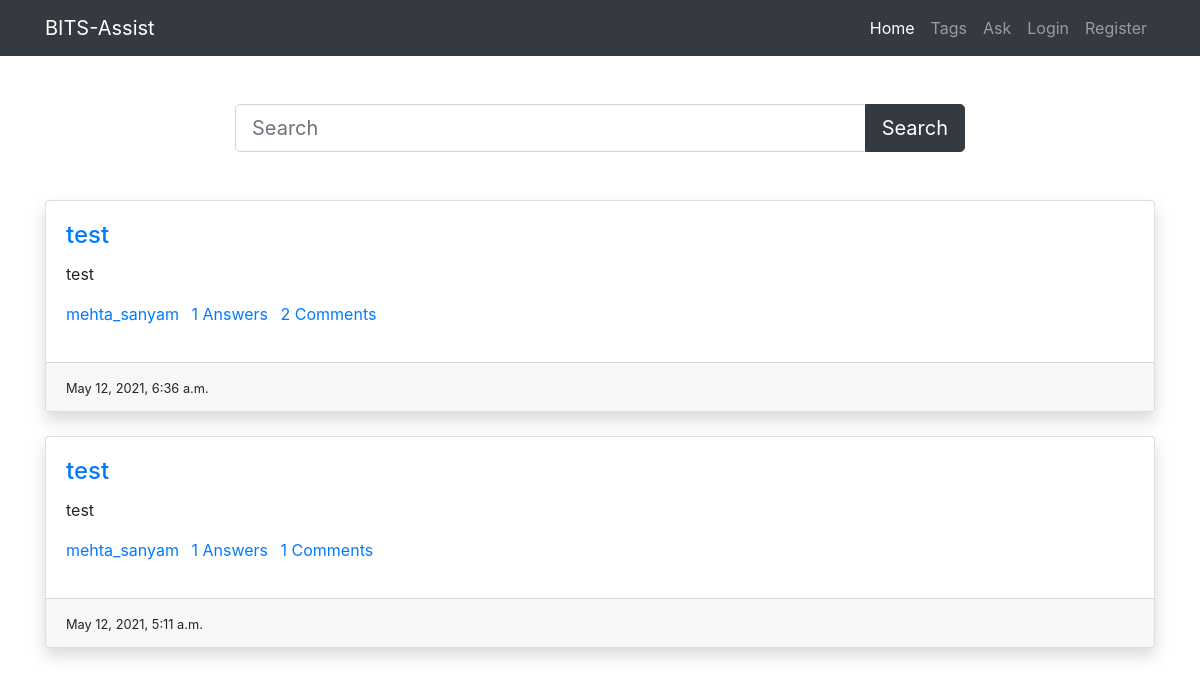
The page / on the database its author committed.
### main/models.py (models this page shows, shortened)
class Question(models.Model):
    user=models.ForeignKey(User,on_delete=models.CASCADE)
    title=models.CharField(max_length=300)
    detail=models.TextField()
    tags=models.TextField(default='')
    add_time=models.DateTimeField(auto_now_add=True)

### main/views.py (the view)
# urls.py: path('',views.home,name='home'),
def home(request):
    if 'q' in request.GET:
        q=request.GET['q']
        quests=Question.objects.annotate(total_comments=Count('answer__comment')).filter(title__icontains=q).order_by('-id')
    else:
        quests=Question.objects.annotate(total_comments=Count('answer__comment')).all().order_by('-id')
    paginator=Paginator(quests,10)
    page_num=request.GET.get('page',1)
    quests=paginator.page(page_num)
    return render(request,'home.html',{'quests':quests})

### main/templates/home.html (shortened to what this page needs)
{% load static %}
<!DOCTYPE html>
<html lang="en">
<head>
    <link rel="stylesheet" href="{% static 'bootstrap.min.css' %}" />
</head>
<body>
    <nav class="navbar navbar-expand-lg navbar-dark bg-dark">
        <div class="container">
            <a class="navbar-brand" href="#">BITS-Assist</a>
            <div class="collapse navbar-collapse" id="navbarNav">
                <ul class="navbar-nav ml-auto">
                    <li class="nav-item active">
                        <a class="nav-link" href="#">Home</a>
                    </li>
                    <li class="nav-item">
                        <a class="nav-link" href="/tags">Tags</a>
                    </li>
                    <li class="nav-item">
                        <a class="nav-link" href="/ask-question">Ask</a>
                    </li>
                    {% if user.is_authenticated %}
                    <li class="nav-item">
                        <a class="nav-link" href="/accounts/profile">Profile</a>
                    </li>
                    <li class="nav-item">
                        <a class="nav-link" href="{% url 'logout' %}">Logout</a>
                    </li>
                    {% else %}
                    <li class="nav-item">
                        <a class="nav-link" href="/accounts/login">Login</a>
                    </li>
                    <li class="nav-item">
                        <a class="nav-link" href="/accounts/register">Register</a>
                    </li>
                    {% endif %}
                </ul>
            </div>
        </div>
    </nav>
    <div class="container py-5">
        <div class="row">
            <div class="col-md-8 offset-2">
                <form>
                    <div class="input-group">
                        <input type="text" name="q" class="form-control form-control-lg" placeholder="Search" />
                        <div class="input-group-append">
                        <button class="btn btn-dark btn-lg" type="submit" id="button-addon2">Search</button>
                        </div>
                    </div>
                </form>
            </div>
        </div>
    </div>
    <div class="container">
        {% for quest in quests %}
        <div class="card mb-4 shadow">
            <div class="card-body">
                <h4 class="card-title"><a href="/detail/{{quest.id}}">{{quest.title}}</a></h4>
                <p class="card-text">{{quest.detail}}</p>
                <p>
                    <a href="/accounts/profile" class="mr-2">{{quest.user.username}}</a>
                    <a href="/detail/{{quest.id}}" class="mr-2">{{quest.answer_set.count}} Answers</a>
                    <a href="/detail/{{quest.id}}" class="mr-2">{{quest.total_comments}} Comments</a>
                </p>
            </div>
            <div class="card-footer">
                <small>{{quest.add_time}}</small>
            </div>
        </div>
        {% endfor %}
    </div>
</body>
</html>

### rows shown on the page
Question: title "test", detail "test", user.username "mehta_sanyam", answer_set.count "1", total_comments "2", add_time "May 12, 2021, 6:36 a.m."
Question: title "test", detail "test", user.username "mehta_sanyam", answer_set.count "1", total_comments "1", add_time "May 12, 2021, 5:11 a.m."
